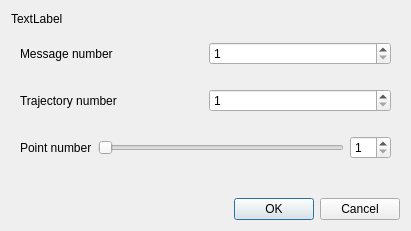
<?xml version="1.0" encoding="UTF-8"?>
<ui version="4.0">
 <class>ChooseTrajectoryDialog</class>
 <widget class="QDialog" name="ChooseTrajectoryDialog">
  <property name="geometry">
   <rect>
    <x>0</x>
    <y>0</y>
    <width>411</width>
    <height>231</height>
   </rect>
  </property>
  <property name="windowTitle">
   <string>FreeCAD - RobotCAD - Choose Trajectory</string>
  </property>
  <layout class="QVBoxLayout" name="verticalLayout">
   <item>
    <widget class="QLabel" name="model_label">
     <property name="text">
      <string>TextLabel</string>
     </property>
    </widget>
   </item>
   <item>
    <widget class="QWidget" name="message_number_widget" native="true">
     <layout class="QHBoxLayout" name="horizontalLayout_2">
      <item>
       <widget class="QLabel" name="message_number_label">
        <property name="text">
         <string>Message number</string>
        </property>
       </widget>
      </item>
      <item>
       <widget class="QSpinBox" name="message_number_spin_box">
        <property name="minimum">
         <number>1</number>
        </property>
       </widget>
      </item>
     </layout>
    </widget>
   </item>
   <item>
    <widget class="QWidget" name="traj_number_widget" native="true">
     <layout class="QHBoxLayout" name="horizontalLayout">
      <item>
       <widget class="QLabel" name="traj_number_label">
        <property name="text">
         <string>Trajectory number</string>
        </property>
       </widget>
      </item>
      <item>
       <widget class="QSpinBox" name="traj_number_spin_box">
        <property name="minimum">
         <number>1</number>
        </property>
       </widget>
      </item>
     </layout>
    </widget>
   </item>
   <item>
    <widget class="QWidget" name="point_number_widget" native="true">
     <layout class="QHBoxLayout" name="horizontalLayout_3">
      <item>
       <widget class="QLabel" name="point_number_label">
        <property name="text">
         <string>Point number</string>
        </property>
       </widget>
      </item>
      <item>
       <widget class="QSlider" name="point_number_slider">
        <property name="minimum">
         <number>1</number>
        </property>
        <property name="orientation">
         <enum>Qt::Horizontal</enum>
        </property>
       </widget>
      </item>
      <item>
       <widget class="QSpinBox" name="point_number_spin_box">
        <property name="minimum">
         <number>1</number>
        </property>
       </widget>
      </item>
     </layout>
    </widget>
   </item>
   <item>
    <widget class="QWidget" name="table_container_widget" native="true">
     <layout class="QVBoxLayout" name="verticalLayout_2"/>
    </widget>
   </item>
   <item>
    <widget class="QDialogButtonBox" name="button_box">
     <property name="orientation">
      <enum>Qt::Horizontal</enum>
     </property>
     <property name="standardButtons">
      <set>QDialogButtonBox::Cancel|QDialogButtonBox::Ok</set>
     </property>
    </widget>
   </item>
  </layout>
 </widget>
 <resources/>
 <connections>
  <connection>
   <sender>button_box</sender>
   <signal>accepted()</signal>
   <receiver>ChooseTrajectoryDialog</receiver>
   <slot>accept()</slot>
   <hints>
    <hint type="sourcelabel">
     <x>248</x>
     <y>254</y>
    </hint>
    <hint type="destinationlabel">
     <x>157</x>
     <y>274</y>
    </hint>
   </hints>
  </connection>
  <connection>
   <sender>button_box</sender>
   <signal>rejected()</signal>
   <receiver>ChooseTrajectoryDialog</receiver>
   <slot>reject()</slot>
   <hints>
    <hint type="sourcelabel">
     <x>316</x>
     <y>260</y>
    </hint>
    <hint type="destinationlabel">
     <x>286</x>
     <y>274</y>
    </hint>
   </hints>
  </connection>
 </connections>
</ui>
